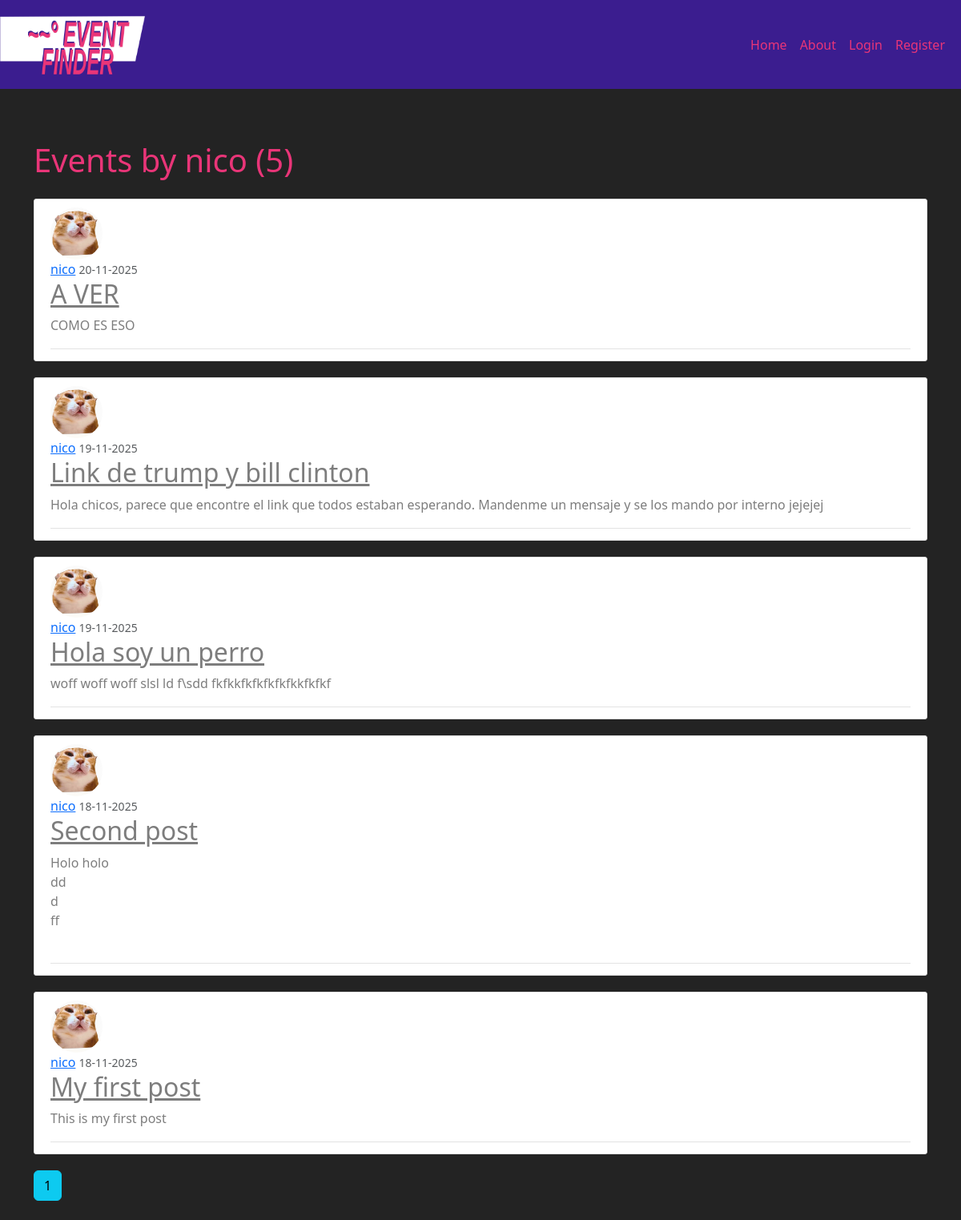
The page /user/nico on the database its author committed.
### event_finder/models.py (models this page shows, shortened)
class User(db.Model, UserMixin):
    id = db.Column(db.Integer, primary_key=True)
    username = db.Column(db.String(20), unique=True, nullable=False)
    email = db.Column(db.String(120), unique=True, nullable=False)
    image_file = db.Column(db.String(20), nullable=False, default='default.jpg')
    password = db.Column(db.String(60), nullable=False)
    posts = db.relationship('Post', backref='author', lazy=True)

class Post(db.Model):
    id = db.Column(db.Integer, primary_key=True)
    title = db.Column(db.String(100), nullable=False)
    address = db.Column(db.String(255), nullable=True)
    latitude = db.Column(db.Float, nullable=True)
    longitude = db.Column(db.Float, nullable=True)
    date_posted = db.Column(db.DateTime, nullable=False, default=datetime.utcnow)
    event_date = db.Column(db.DateTime, nullable=True)
    duration_minutes = db.Column(db.Integer, nullable=True)
    image = db.Column(db.String(20), nullable=True, default='event_default.jpg')
    content = db.Column(db.Text, nullable=False)
    user_id = db.Column(db.Integer, db.ForeignKey('user.id'), nullable=False)

### event_finder/routes.py (the view)
@app.route("/user/<string:username>")
def user_posts(username):
    page = request.args.get('page', 1, type=int) #1 is the default value for 1. type is the accepted data type as an input
    user = User.query.filter_by(username=username).first_or_404()
    posts = Post.query.filter_by(author=user)\
        .order_by(Post.date_posted.desc())\
        .paginate(page=page, per_page=5)
    return render_template('user_posts.html', posts=posts, user=user)

### event_finder/templates/user_posts.html
{% extends "layout.html" %}
{% block content %}
    <div class="section pb-2">
        <h1 class="mb-3"> Events by {{ user.username }} ({{ posts.total }})</h1>
    </div>
    {% for post in posts.items %}
        <article class="media content-section">
            <img class="rounded-circle article-img" src="{{ url_for('static', filename='profile_pics/' + post.author.image_file) }}">
            <div class="media-body">
                <div class="article-metadata">
                    <a class="mr-2" href="{{url_for('user_posts', username=post.author.username)}} ">{{ post.author.username }}</a>
                    <small class="text-muted">{{ post.date_posted.strftime('%d-%m-%Y')}}</small>
                    <h2><a class ="article-title" href="{{ url_for('post', post_id=post.id) }}">{{post.title}}</a></h2>
                    <p class="article-content">{{ post.content }}</p>
                </div>
            </div>
       </article>
    {% endfor %}
    {% for page_num in posts.iter_pages(left_edge=1, right_edge=1, left_current=1, right_current=1) %}
        {% if page_num%}
            {% if posts.page == page_num %}
                <a class="btn btn-info mb-4" href="{{ url_for('user_posts', username=user.username, page=page_num)}}">{{ page_num }}</a>
            {% else %}
                <a class="btn btn-outline-info mb-4" href="{{ url_for('user_posts', username=user.username, page=page_num)}}">{{ page_num }}</a>
            {% endif %}
        {% else %}
            ...
        {% endif %}
    {% endfor %}
{% endblock content %}

### event_finder/static/main.css (style rules this page uses)
body { background: #232323; color: #7d7d7d; margin-top: 5rem; }
h1, h2, h3, h4, h5, h6 { color: #E93578; }
.content-section { background: #ffffff; padding: 10px 20px; border: 1px solid #dddddd; border-radius: 3px; margin-bottom: 20px; }
.article-title { color: #7d7d7d; }
.article-content { white-space: pre-line; }
.article-img { height: 65px; width: 65px; margin-right: 16px; }
.article-metadata { padding-bottom: 1px; margin-bottom: 4px; border-bottom: 1px solid #e3e3e3 }

### rows shown on the page
User: username "nico"
Post: image_file (picture), author.username "nico", date_posted "20-11-2025", title "A VER", content "COMO ES ESO"
Post: image_file (picture), author.username "nico", date_posted "19-11-2025", title "Link de trump y bill clinton", content "Hola chicos, parece que encontre el link que todos estaban esperando. Mandenme un mensaje y se los mando por interno jejejej"
Post: image_file (picture), author.username "nico", date_posted "19-11-2025", title "Hola soy un perro", content "woff woff woff slsl ld f\\sdd fkfkkfkfkfkfkfkkfkfkf"
Post: image_file (picture), author.username "nico", date_posted "18-11-2025", title "Second post", content "Holo holo dd d ff"
Post: image_file (picture), author.username "nico", date_posted "18-11-2025", title "My first post", content "This is my first post"

### other values the page prints
{{ posts.total }} "5"
{{ page_num }} "1"
